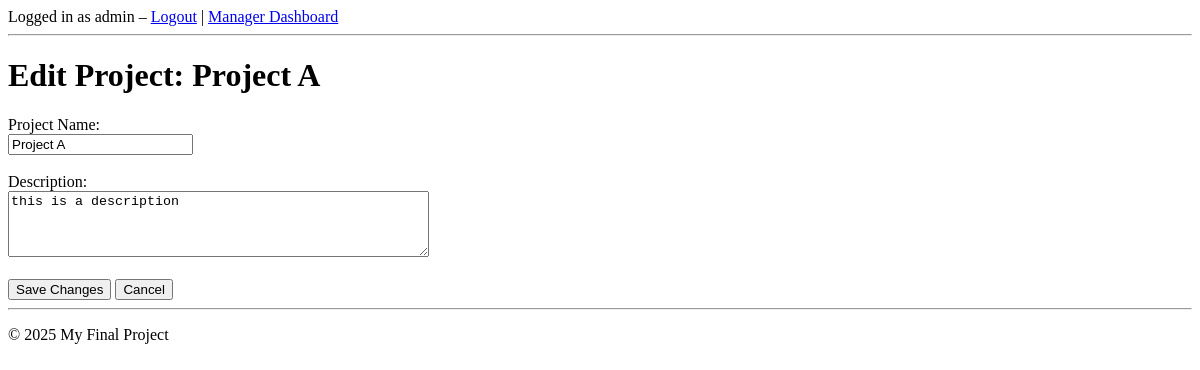
Before: /manager/edit-project/1 (signed in) with the older database file.
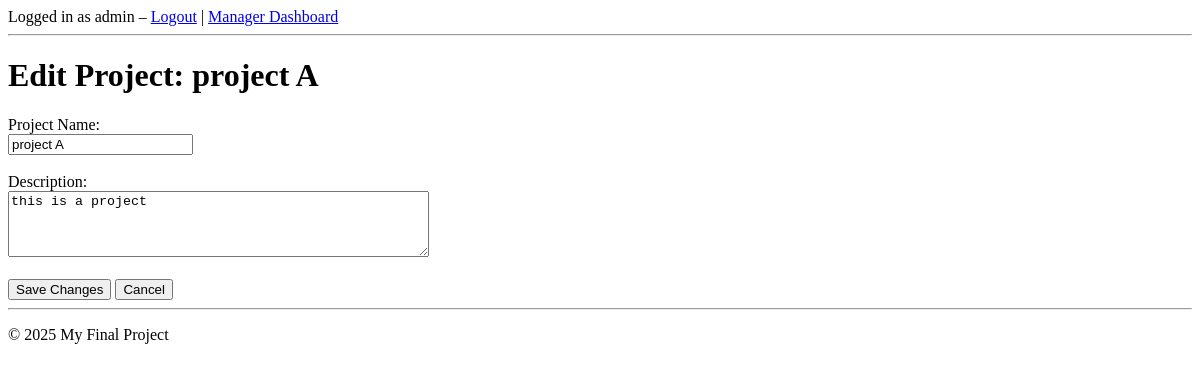
After: the same page with the newer database file.
### app.py (models this page shows)
class Project(db.Model):
    id = db.Column(db.Integer, primary_key=True)
    name = db.Column(db.String(150), unique=True, nullable=False)
    description = db.Column(db.String(500), nullable=True)
    total_hours = db.Column(db.Float, default=0.0)
    users = db.relationship(
        'User',
        secondary=employee_projects,
        back_populates='projects'
    )

### app.py (the view)
@app.route('/manager/edit-project/<int:project_id>', methods=['GET','POST'])
@admin_required
def manager_edit_project(project_id):
    proj = Project.query.get_or_404(project_id)
    if request.method == 'POST':
        proj.name = request.form['name']
        proj.description = request.form['description']
        db.session.commit()
        flash("Project updated!", "success")
        return redirect(url_for('manager_dashboard'))
    return render_template('manager_edit_project.html', proj=proj)

### app.py (called while the page is built)
def admin_required(f):
    @wraps(f)
    def decorated_function(*args, **kwargs):
        if 'user_id' not in session or session.get('role') != 'admin':
            flash("Admin access required.", "danger")
            return redirect(url_for('login'))
        return f(*args, **kwargs)
    return decorated_function

@app.before_request
def setup():
    global app_initialized
    if not app_initialized:
        db.create_all()
        create_admin()
        app_initialized = True

### templates/manager_edit_project.html
{% extends "base.html" %}
{% block content %}
<h1>Edit Project: {{ proj.name }}</h1>
<form method="POST">
    <label for="name">Project Name:</label><br>
    <input
        type="text"
        id="name"
        name="name"
        value="{{ proj.name }}"
        required
    >
    <br><br>
    <label for="description">Description:</label><br>
    <textarea
        id="description"
        name="description"
        rows="4"
        cols="50"
    >{{ proj.description }}</textarea>
    <br><br>
    <button type="submit">Save Changes</button>
    <a href="{{ url_for('manager_dashboard') }}">
        <button type="button">Cancel</button>
    </a>
</form>
{% endblock %}

### templates/base.html (shortened to what this page needs)
<!DOCTYPE html>
<html lang="en">
<head>
</head>
<body>
  <header>
    <nav>
      {% if session['user_id'] is defined %}
          Logged in as {{ session.get('role') }}
          – <a href="{{ url_for('logout') }}">Logout</a>
          {% if session.get('role') == 'admin' %}
             | <a href="{{ url_for('manager_dashboard') }}">Manager Dashboard</a>
          {% else %}
             | <a href="{{ url_for('employee_dashboard') }}">Employee Dashboard</a>
          {% endif %}
      {% else %}
          <a href="{{ url_for('login') }}">Login</a> |
          <a href="{{ url_for('signup') }}">Sign Up</a>
      {% endif %}
    </nav>
  </header>
  <hr>
  <main>
    {% block content %}{% endblock %}
  </main>
  <footer>
    <hr>
    <p>&copy; 2025 My Final Project</p>
  </footer>
</body>
</html>

Changed rows visible on the page:
changed Project: name "Project A" → "project A"; description "this is a description" → "this is a project"
